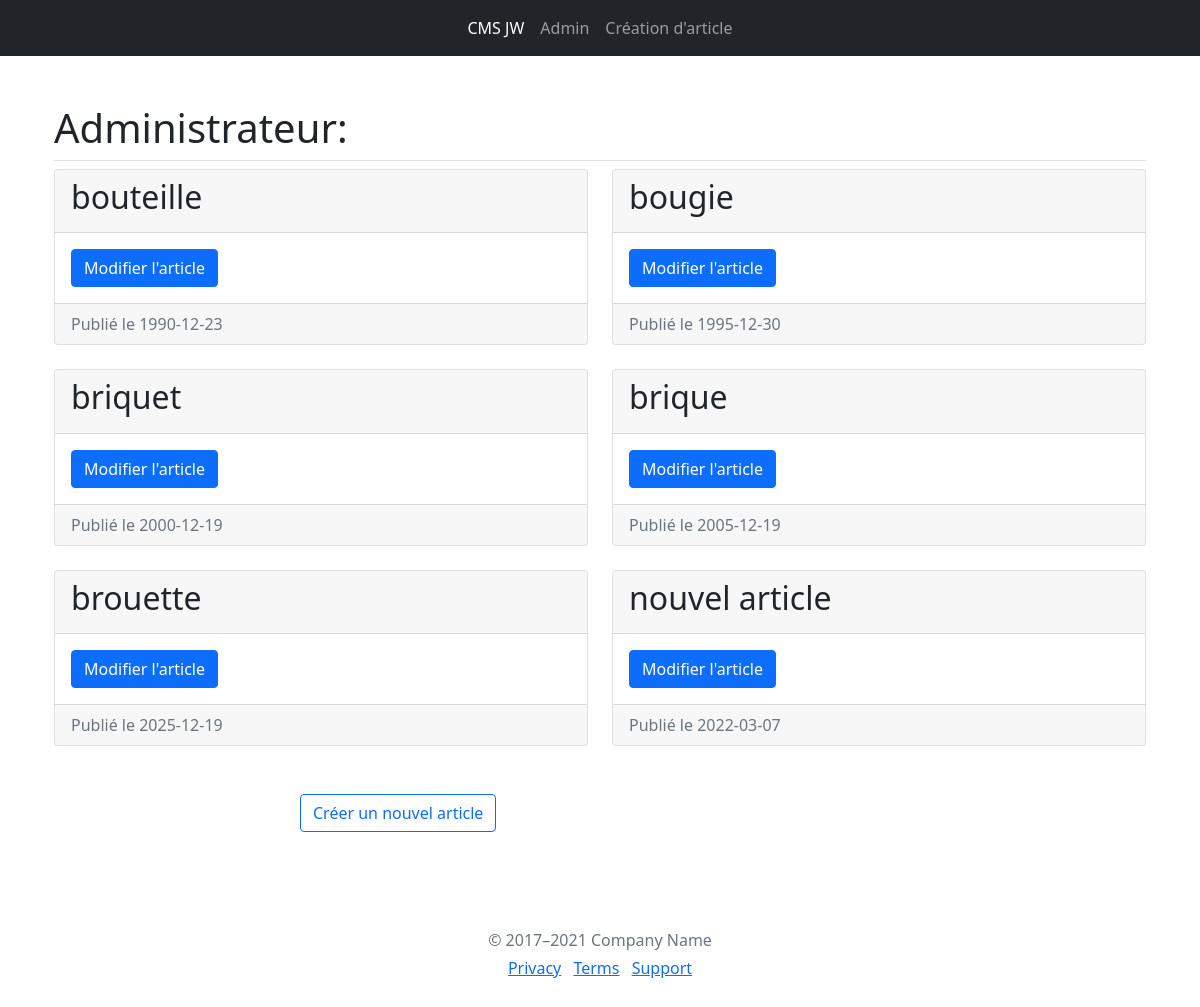
The page /admin on the database its author committed.
### tables this page shows
CREATE TABLE article(
    identifiant varchar(50) PRIMARY KEY,
    titre varchar(50) NOT NULL,
    auteur varchar(50) NOT NULL,
    date_publication datetime NOT NULL,
    paragraphe varchar(200) NOT NULL
);

### app.py (the view)
@tp1.route('/admin', methods=['GET'])
def admin():
    titre = "Administrateur:"
    if request.method == 'GET':
        articles = get_db().get_articles()
        return render_template("admin.html", titre=titre, articles=articles)

### app.py (called while the page is built)
def get_db():
    db = getattr(g, '_database', None)
    if db is None:
        g._database = Database()
    return g._database

@tp1.teardown_appcontext
def close_connection(exception):
    db = getattr(g, '_database', None)
    if db is not None:
        db.disconnect()

### database.py (called while the page is built)
    def get_connection(self):
        if self.connection is None:
            self.connection = sqlite3.connect('db/database.db')
        return self.connection

    def disconnect(self):
        if self.connection is not None:
            self.connection.close()
            self.connection = None

    def get_articles(self, nbArticles=0):
        cursor = self.get_connection().cursor()
        try:
            int(nbArticles)
        except NameError:
            print(NameError)
            return None
        else:
            requete = ""
            if nbArticles > 0:
                requete = "SELECT * FROM article WHERE date_publication" + \
                    " <= date() LIMIT " + \
                    str(nbArticles)
            else:
                requete = "SELECT titre, date_publication, " + \
                    "identifiant FROM article"
            cursor.execute(requete)
            articles = cursor.fetchall()
            return articles

### templates/admin.html
{% extends "layout.html" %}
{%block content%}
<div class="container px-4 py-5" id="featured-3">
    <h1 class="pb-2 border-bottom">{{ titre }}</h1>
    <div class="row  row-cols-1 row-cols-md-2 g-4">
        {% for article in articles %}
        <div class="feature col">
            <div class="card">
                <div class="card-header">
                    <h2>{{ article[0] }}</h2>
                </div>
                <div class="card-body">
                    <a href="/modifier/{{ article[2] }}" class="btn btn-primary">Modifier l'article</a>
                </div>
                <div class="card-footer text-muted">
                    Publié le {{ article[1] }}
                </div>
            </div>
        </div>
        {% endfor %}
    </div>
</div>
<div class="w-50 mx-auto">
    <a href="/admin-nouveau" class="btn btn-outline-primary">Créer un nouvel article</a>
</div>
{%endblock%}

### templates/layout.html (shortened to what this page needs)
<!doctype html>
<html lang="fr">
<head>
    <link href="../static/bootstrap-5.1.3/css/bootstrap.min.css" rel="stylesheet">
</head>
<body>
    <nav class="navbar navbar-expand-lg navbar-dark bg-dark" aria-label="Tenth navbar example">
        <div class="container-fluid">
            <div class="collapse navbar-collapse justify-content-md-center" id="navbarsExample08">
                <ul class="navbar-nav">
                    <li class="nav-item">
                        <a class="nav-link active" aria-current="page" href="/">CMS JW</a>
                    </li>
                    <li class="nav-item">
                        <a class="nav-link" href="/admin">Admin</a>
                    </li>
                    <li class="nav-item">
                        <a class="nav-link" href="/admin-nouveau">Création d'article</a>
                    </li>
                </ul>
            </div>
        </div>
    </nav>
    {%block content%}
    {%endblock%}
    <footer class="my-5 pt-5 text-muted text-center text-small">
        <p class="mb-1">&copy; 2017–2021 Company Name</p>
        <ul class="list-inline">
            <li class="list-inline-item"><a href="#">Privacy</a></li>
            <li class="list-inline-item"><a href="#">Terms</a></li>
            <li class="list-inline-item"><a href="#">Support</a></li>
        </ul>
    </footer>
</body>
</html>

### rows shown on the page
article: titre "bouteille", date_publication "1990-12-23"
article: titre "bougie", date_publication "1995-12-30"
article: titre "briquet", date_publication "2000-12-19"
article: titre "brique", date_publication "2005-12-19"
article: titre "brouette", date_publication "2025-12-19"
article: titre "nouvel article", date_publication "2022-03-07"

### other values the page prints
{{ titre }} "Administrateur:"
